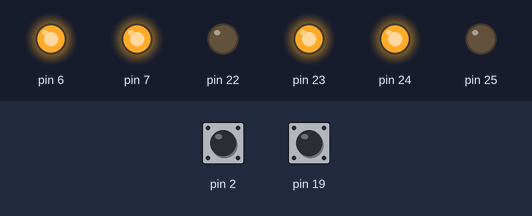
The sketch below on a simulated Arduino Mega 2560, built with avr-gcc and run on an emulated ATmega2560. Shown: output pins drawn as LEDs (lit = HIGH). The test bench sets the inputs (shaded band); at power-on: pin 2 HIGH, pin 19 HIGH. The ROS host is connected and sends only what is stated.

Above: at 0.1 s.
Timing chart, 0 to 1.6 s (numbered marks = the images above):
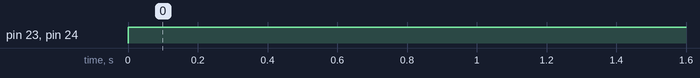

Measured:
- by itself, pin 23, pin 24: LOW → HIGH at 0.00 s

The sketch:

pos_int.ino
```cpp
#include <ros.h>
#include <std_msgs/Int64.h>
#include "motion.c"
#include "interrupt.c"

volatile long left_count = 0;
volatile long right_count = 0;
volatile bool right_chB;
volatile bool left_chB;

ros::NodeHandle  encoder;

std_msgs::Int64 msg;
ros::Publisher chatter("chatter", &msg);


ISR(INT2_vect){
  left_chB = PIND & 0x08;
  left_count -= left_chB ? -1 : +1;
}

ISR(INT4_vect){
  right_chB = PINE & 0x20;
  right_count += right_chB ? -1 : +1;
}


void setup() {
  encoder.initNode();
  encoder.advertise(chatter);
  cli();
  motion_pin_config();
  encoder_pin_config();
  encoder_interrupt_init();
  sei();
}

void loop() {
  forward();
  if(right_count>420)
  {
      stp();
      while(1);
  }/*
  msg.data = right_count;
  chatter.publish(&msg);
  encoder.spinOnce();*/
  delay(100);
}
```

interrupt.c
```cpp
#include <avr/interrupt.h>

void encoder_pin_config(){
	DDRE  = DDRE & 0xCF;	//Set the direction of PE4 & PE5 pin as input
	PORTE = PORTE | 0x30;	//Enable internal pull-up for PE4 & PE5 pin
	DDRD = DDRD & 0xF3;	//Set the direction of PD2 & PD3 pin as input
	PORTD = PORTD | 0x0C;	//Enable internal pull-up for PD2 & PD3 pin
}

void encoder_interrupt_init(){
	EICRA = EICRA | 0x30; 	// INT2(left enc) is set to trigger with rising edge
	EICRB = EICRB | 0x03; 	// INT4(right enc) is set to trigger with rising edge
	EIMSK = EIMSK | 0x14; 	// Enable Interrupt INT2 & INT4
}
```

motion.c
```cpp
#include <avr/io.h>
//#include <avr/interrupt.h>
//#include <util/delay.h>

//Function to configure ports to enable robot's motion
void motion_pin_config (void)
{
	DDRA = DDRA | 0x0F;
	PORTA = PORTA & 0xF0;
	DDRH = DDRH | 0x18;   //Setting PH3 and PH4 pins as output for PWM generation
	PORTH = PORTH | 0x18; //PH3 and PH4 pins are for velocity control using PWM.
}


// Timer 4 initialized in PWM mode for velocity control
// Prescale:256
// PWM 8bit fast, TOP=0x00FF
// Timer Frequency:225.000Hz
void timer4_init()
{
	TCCR4B = 0x00;	//Stop
	TCNT4H = 0xFF;	//Counter higher 8-bit value to which OCR5xH value is compared with
	TCNT4L = 0x00;	//Counter lower 8-bit value to which OCR5xH value is compared with
	OCR4AH = 0x00;	//Output compare register high value for Left Motor
	OCR4AL = 0xFF;	//Output compare register low value for Left Motor
	OCR4BH = 0x00;	//Output compare register high value for Right Motor
	OCR4BL = 0xFF;	//Output compare register low value for Right Motor
	OCR4CH = 0x00;	//Output compare register high value for Motor C1
	OCR4CL = 0xFF;	//Output compare register low value for Motor C1
	TCCR4A = 0xA9;	/*{COM4A1=1, COM4A0=0; COM4B1=1, COM4B0=0; COM4C1=1 COM4C0=0}
 					  For Overriding normal port functionality to OCRnA outputs.
				  	  {WGM41=0, WGM40=1} Along With WGM42 in TCCR4B for Selecting FAST PWM 8-bit Mode*/

	TCCR4B = 0x0B;	//WGM12=1; CS12=0, CS11=1, CS10=1 (Prescaler=64)
}

// Function for robot velocity control
void velocity(unsigned char left_motor, unsigned char right_motor)
{
	OCR4AL = right_motor;
	OCR4BL = left_motor;
}

//Function used for setting motor's direction
void motion_set (unsigned char Direction)
{
	unsigned char PortARestore = 0;
	Direction &= 0x0F; 			// removing upper nibbel as it is not needed
	PortARestore = PORTA; 			// reading the PORTA's original status
	PortARestore &= 0xF0; 			// setting lower direction nibbel to 0
	PortARestore |= Direction; 		// adding lower nibbel for direction command and restoring the PORTA status
	PORTA = PortARestore; 			// setting the command to the port
}


void forward (void) //both wheels forward
{
  motion_set(0x06);
}

void back (void) //both wheels backward
{
  motion_set(0x09);
}

void left (void) //Left wheel backward, Right wheel forward
{
  motion_set(0x05);
}

void right (void) //Left wheel forward, Right wheel backward
{
  motion_set(0x0A);
}

void soft_left (void) //Left wheel stationary, Right wheel forward
{
 motion_set(0x04);
}

void soft_right (void) //Left wheel forward, Right wheel is stationary
{
 motion_set(0x02);
}

void soft_left_2 (void) //Left wheel backward, right wheel stationary
{
 motion_set(0x01);
}

void soft_right_2 (void) //Left wheel stationary, Right wheel backward
{
 motion_set(0x08);
}

void stp (void)
{
  motion_set(0x00);
}
```
